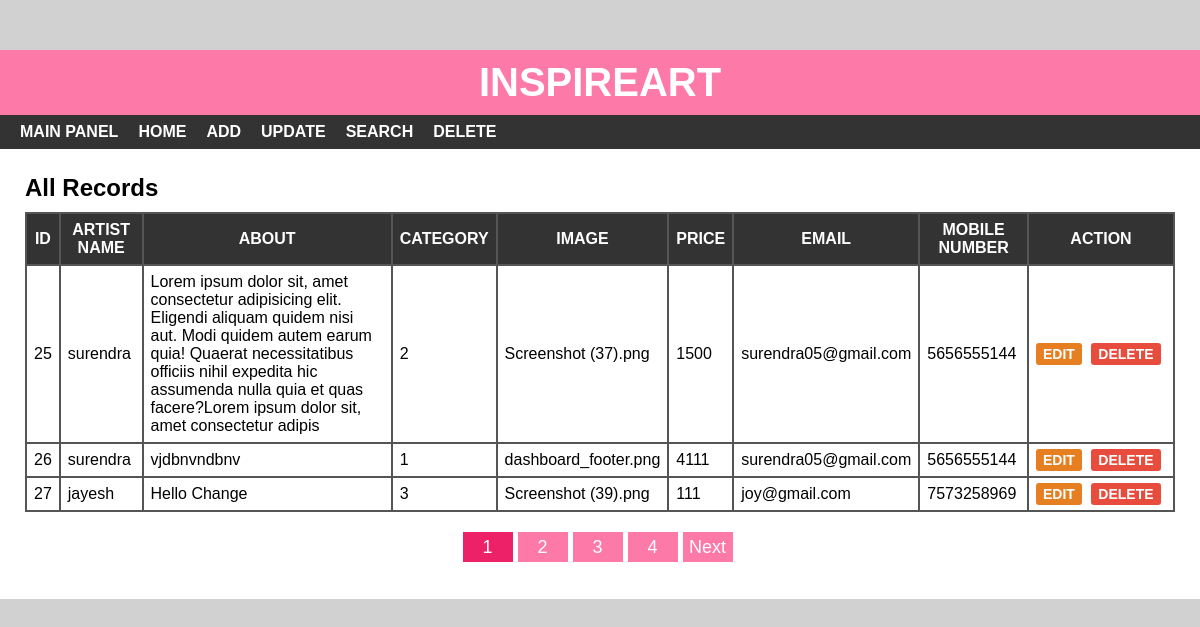
Page /g_index.php on the committed database.
### tables this page shows
CREATE TABLE `gig` (
  `id` int(10) NOT NULL,
  `art_name` varchar(50) NOT NULL,
  `about` varchar(255) NOT NULL,
  `category` int(10) NOT NULL,
  `img` varchar(255) NOT NULL,
  `price` int(6) NOT NULL,
  `email` varchar(50) NOT NULL,
  `mobile_number` varchar(10) NOT NULL
);

### g_index.php (the view, shortened to what this page needs)
<?php
 include 'g_header.php';
?>
<div id="main-content">
    <h2>All Records</h2>
    <?php
        $conn = mysqli_connect("localhost","root","","inspireart") or die("Databse is not connect");
        $limit = 3;
        if(isset($_GET['page']))
        {
            $page = $_GET['page'];
        }
        else{
            $page = 1;
        }
        $offset = ($page-1)*$limit;
        $sql = "SELECT * FROM gig LIMIT {$offset},{$limit}";
        $result = mysqli_query($conn,$sql) or die("Query failed");
        if(mysqli_num_rows($result)>0){
    ?>
    <table cellpadding="7px">
        <thead>
        <th>Id</th>
        <th>Artist Name</th>
        <th>About</th>
        <th>Category</th>
        <th>Image</th>
        <th>Price</th>
        <th>Email</th>
        <th>Mobile Number</th>
        <th>Action</th>
        </thead>
        <tbody>
            <?php
                while($row=mysqli_fetch_assoc($result)){
             ?>
            <tr>
                <td> <?php echo $row['id'] ?> </td>
                <td> <?php echo $row['art_name'] ?> </td>
                <td> <?php echo $row['about'] ?> </td>
                <td> <?php echo $row['category'] ?> </td>
                <td> <?php echo $row['img'] ?></td>
                <td> <?php echo $row['price'] ?> </td>
                <td> <?php echo $row['email'] ?> </td>
                <td> <?php echo $row['mobile_number'] ?> </td>
                <td>
                    <a href="g_edit.php?id=<?php echo $row['id'] ?>">Edit</a>
                    <a href="g_delete-inline.php?id=<?php echo $row['id'] ?>">Delete</a>
                </td>
            </tr>
        <?php } ?>
        </tbody>
    </table>
<?php }
else{
    echo "No recorded found";
}
$sql1="SELECT * FROM gig";
$result1 = mysqli_query($conn,$sql1) or die("Query not run");
if(mysqli_num_rows($result1))
{
    $total_record = mysqli_num_rows($result1);
    $total_page = ceil($total_record/$limit);
    echo '<ul class="pagination">';
    for($i=1;$i<=$total_page;$i++)
    {
        if($i==$page)
        {
            $active = "active";
        }
        else{
            $active = "";
        }
        echo '<li class="'.$active.'"><a href = "g_index.php?page='.$i.'">'.$i.'</a></li>';
    }
    if($total_page>$page)
    {
        echo '<li><a href="g_index.php?page='.($page+1).'">Next</a></li>';
    }
}
?>
</div>
</body>
</html>

### g_style.css (style rules this page uses)
body { font:16px arial; margin: 0; padding: 0; background: #d1d1d1; }
#main-content { padding: 25px; min-height: 400px; }
#main-content h2 { margin: 0 0 10px; text-transform: capitalize; }
#main-content table { width: 100%; background-color: #555; margin: 0 0 20px; }
#main-content table th { color: #fff; background-color: #333; text-transform: uppercase; }
#main-content table th:last-child { width: 130px; }
#main-content table td { background-color: #fff; }
#main-content table td a { font-size: 14px; font-weight: 600; text-transform: uppercase; padding: 3px 7px; color: #fff; background-color: #e67e22; text-decoration: none; border-radius: 3px; }
#main-content table td a:nth-child(2) { background-color: #e74c3c; margin: 0 0 0 5px; }
#main-content .pagination { padding: 0; margin: 0px ; list-style: none; text-align: center; }
#main-content .pagination li { display: inline-block; }
#main-content .pagination li a { height: 30px; width: 50px; line-height: 30px; font-size: 18px; text-align: center; text-decoration: none; color: #fff; background-color:#fd79a8; display: block; margin: 0 5px 0 0; transition: all 0.3s; }
#main-content .pagination .active a { background-color:#ec2168; }

### rows in the picture
gig: id "25", art_name "surendra", about "Lorem ipsum dolor sit, amet consectetur adipisicing elit. Eligendi aliquam quidem nisi aut. Modi quidem autem earum quia! Quaerat necessitatibus officiis nihil expedita hic assumenda nulla quia et quas facere?Lorem ipsum dolor sit, amet consectetur adipis", category "2", img "Screenshot (37).png", price "1500", email "surendra05@gmail.com", mobile_number "5656555144"
gig: id "26", art_name "surendra", about "vjdbnvndbnv", category "1", img "dashboard_footer.png", price "4111", email "surendra05@gmail.com", mobile_number "5656555144"
gig: id "27", art_name "jayesh", about "Hello Change", category "3", img "Screenshot (39).png", price "111", email "joy@gmail.com", mobile_number "7573258969"
